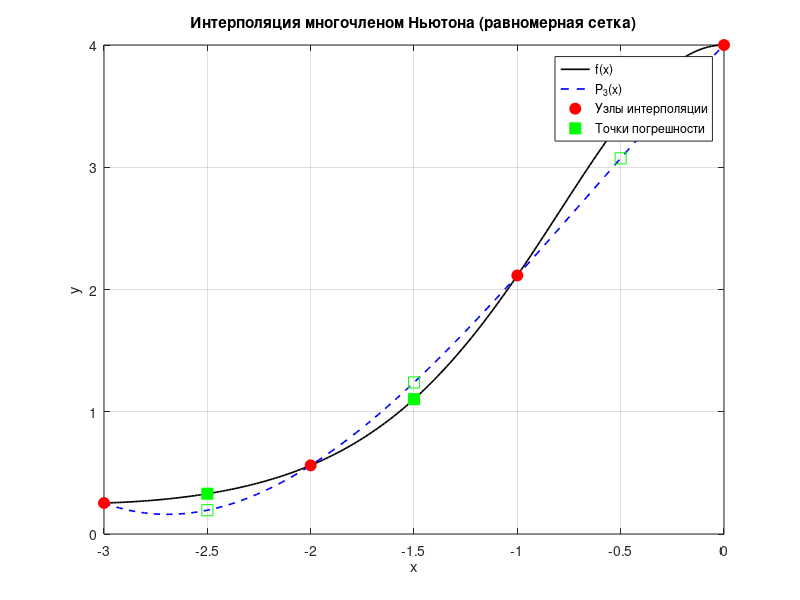

Here is the MATLAB script that generated this plot:
% Узлы те же
a = -3;
b = 0;


% Функция f(x) = 4^(cos(x))
f = @(x) 4 .^ (cos(x));

x_nodes = [-3, -2, -1, 0];
y_nodes = f(x_nodes);

% 1. Разделённые разности
n = length(x_nodes);
coeff = y_nodes;  % коэффициенты Ньютона
for j = 2:n
    for i = n:-1:j
        coeff(i) = (coeff(i) - coeff(i-1)) / (x_nodes(i) - x_nodes(i-j+1));
    end
end


fprintf("Узлы и значения функции f(x) = 4^(cos(x)):\n");
for i = 1:length(x_nodes)
    printf("x_%d = %2d, f(x_%d) = %.6f\n", i-1, x_nodes(i), i-1, y_nodes(i));
end


% Вывод коэффициентов
fprintf('\nКоэффициенты полинома Ньютона:\n');
for i = 1:n
    fprintf('a%d = %.6f\n', i-1, coeff(i));
end

% 2. Функция полинома Ньютона (с поэлементным умножением)
P = @(x) coeff(1) ...
       + coeff(2)*(x - x_nodes(1)) ...
       + coeff(3)*(x - x_nodes(1)).*(x - x_nodes(2)) ...
       + coeff(4)*(x - x_nodes(1)).*(x - x_nodes(2)).*(x - x_nodes(3));


% Точки погрешности
x_j = [(5*a + b)/6, (a + b)/2, (a + 5*b)/6];
fprintf("\nx_j:");
disp(x_j);
P_xj = P(x_j);
fprintf("Значения в точках x_j:");
disp(P_xj);


y_j = f(x_j);
errors_P = abs(y_j - P_xj);

% Вывод таблицы
fprintf('\nТаблица результатов (равномерная сетка):\n');
fprintf('-------------------------------------------------------------\n');
fprintf('j   x_j        f(x_j)      P3(x_j)      |f(x_j) - P3(x_j)|\n');
fprintf('-------------------------------------------------------------\n');
for j = 1:length(x_j)
    fprintf('%d   %6.3f   %10.6f   %10.6f   %10.6e\n', ...
            j-1, x_j(j), y_j(j), P_xj(j), errors_P(j));
end
fprintf('-------------------------------------------------------------\n');

##xx = linspace(a, b, 200);
##figure;
##plot(xx, f(xx), 'k-', xx, P(xx), 'b--', 'LineWidth', 1);
##hold on;
##plot(x_nodes, y_nodes, 'ro', 'MarkerSize', 5, 'LineWidth', 1);
##hold off;
##grid on;
##legend('f(x)', 'P_3(x)', 'Узлы', 'Location', 'best');
##xlabel('x'); ylabel('y');



xx = linspace(a, b, 200);
figure;
plot(xx, f(xx), 'k-', 'LineWidth', 1.2); hold on;
plot(xx, P(xx), 'b--', 'LineWidth', 1.2);
plot(x_nodes, y_nodes, 'ro', 'MarkerSize', 8, 'MarkerFaceColor', 'r');      % узлы
plot(x_j, f(x_j), 'gs', 'MarkerSize', 8, 'MarkerFaceColor', 'g');           % точки погрешности
plot(x_j, P(x_j), 'gs', 'MarkerSize', 8);
grid on;
xlabel('x'); ylabel('y');
legend('f(x)', 'P_3(x)', 'Узлы интерполяции', 'Точки погрешности', 'Location', 'best');
title('Интерполяция многочленом Ньютона (равномерная сетка)');
hold off;
